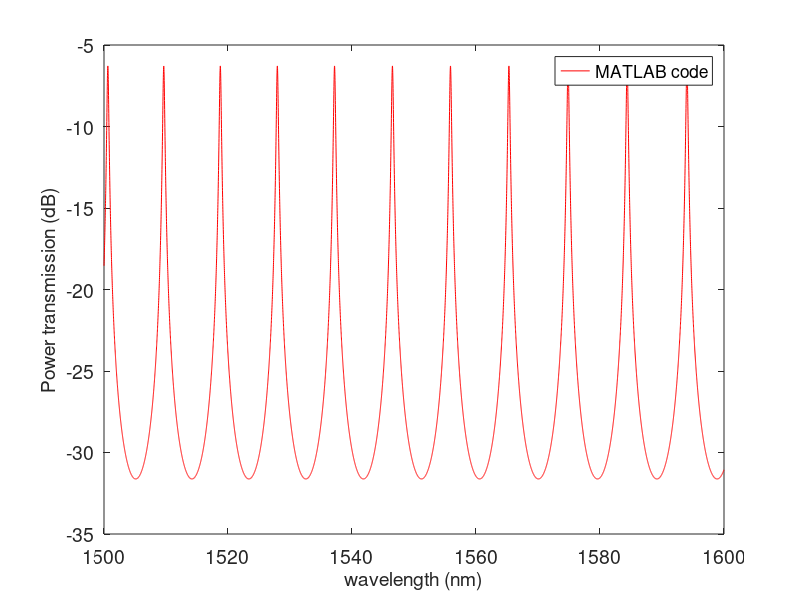

Source code (MATLAB): (Note: this script raises an error after producing the figure.)
% Microring resonator model using the transfer matrix method (TMM)
%
% by Wei Shi -- wei.j.shi@gmail.com
% created in 2012 and modified in May 2013
%
clear 
close all
%
lambda=(1500:0.01:1600)*1e-9;
%lambda=(1550:0.001:1552)*1e-9;
%
neff_data=[2.4992 2.4725 2.4449 2.4163, 2.3868];% calculated using MODE
lambda_data=[1500:25:1600]*1e-9;% wavelength points in the MODE simulation
% p = polyfit(lambda_data,neff_data,3);
% neff=p(1)*lambda.^3+p(2)*lambda.^2+p(3)*lambda+p(4);
neff=interp1(lambda_data,neff_data,lambda);
%plot(lambda*1e9, neff)

load('TMM_3DFDTD.mat');
load('TMM_MODE.mat');
% load('TMM_3DFDTD_normalized.mat');
% load('TMM_MODE_normalized.mat');

%
% Coupler 1
k1=0.223314129; % cross coupling coefficient from Lab 1
Tc1=0.974567596; % coupling loss from Lab 1
t1=sqrt(Tc1^2-k1^2); % straight-through coupling coefficient
C1=-1i/k1*[-t1, 1; -Tc1, t1]; % coupler matrix

%
%Coupler 2
k2=0.22314129; % cross coupling coefficient from Lab 1
Tc2=Tc1;
t2=sqrt(Tc2^2-k2^2);
C2=-1i/k2*[-t2, 1; -Tc2, t2];

%
% Ring cavity
R=9.75e-6; % radius
L_rt=2*pi*R; % roundtrip length
alpha=4; % loss in dB/cm
A=10^(-alpha*L_rt*100/10); % roundtrip loss
a=sqrt(A);
beta=neff*2*pi./lambda; % propogation constant

%
% % Coupler 2 redefined for critical coupling
% t2=t1/a;
% Tc2=Tc1;
% k2=sqrt(Tc2-t2^2);
% C2=-1i/k2*[-t2, 1; -Tc2, t2];
% %

Thru=zeros(1, length(lambda)); % through-port response
Drop=zeros(1, length(lambda)); % drop-port response
%

for ii=1:length(lambda)
    P=[0, sqrt(a)*exp(-1i*beta(ii)*L_rt/2);...
        1/(sqrt(a)*exp(-1i*beta(ii)*L_rt/2)), 0]; % ring cavity matrix
    H=C1*P*C2; % total transfer matrix
    Drop(ii)=abs(1/H(1,2))^2; % drop-port response
    Thru(ii)=abs(H(2,2)/H(1,2))^2; % through-port response
end

%-------------------------------------------------------------------------------------------------
figure (1); 
box on;
hold on

plot(lambda*1e9, 10*log10(Drop),'r');
legend('MATLAB code');

set(gca, 'Fontsize', 14, 'xlim', [min(lambda)*1e9 max(lambda)*1e9]);
xlabel('wavelength (nm)', 'Fontsize',14); ylabel('Power transmission (dB)', 'Fontsize', 14);

ax1 = gca; % current axes
ax1.XColor = 'k';
ax1.YColor = 'k';


ax1_pos = ax1.Position; % position of first axes
ax2 = axes('Position',ax1_pos,...
    'XAxisLocation','top',...
    'Fontsize', 14,...
    'YAxisLocation','right',...
    'Color','none');
xlabel('wavelength (nm)', 'Fontsize',14); ylabel('Power transmission (dB)', 'Fontsize', 14);

hold on

plot(lambda_MODE*1e9, Tdrop_MODE,'b');
plot(lambda_3DFDTD*1e9, Tdrop_3DFDTD,'g');

legend('MODE','FDTD');
title('Drop Port');

hold off

%--------------------------------------------------------------------------------------------------------

figure (2); 
box on;
hold on

plot(lambda*1e9, 10*log10(Thru),'r');
legend('MATLAB code');

set(gca, 'Fontsize', 14, 'xlim', [min(lambda)*1e9 max(lambda)*1e9]);
xlabel('wavelength (nm)', 'Fontsize',14); ylabel('Power transmission (dB)', 'Fontsize', 14);

ax1 = gca; % current axes
ax1.XColor = 'k';
ax1.YColor = 'k';


ax1_pos = ax1.Position; % position of first axes
ax2 = axes('Position',ax1_pos,...
    'XAxisLocation','top',...
    'Fontsize', 14,...
    'YAxisLocation','right',...
    'Color','none');
xlabel('wavelength (nm)', 'Fontsize',14); ylabel('Power transmission (dB)', 'Fontsize', 14);

hold on

plot(lambda_MODE*1e9, Tthrough_MODE,'b');
plot(lambda_3DFDTD*1e9, Tthrough_3DFDTD,'g');

legend('MODE','FDTD');
title('Through Port');

hold off

%--------------------------------------------------------------------------------------------------------
figure (3); 
box on;
hold on

plot(lambda*1e9, normalize((10*log10(Drop)),'r'),'r');
% legend();

set(gca, 'Fontsize', 14, 'xlim', [min(lambda)*1e9 max(lambda)*1e9]);
xlabel('wavelength (nm)', 'Fontsize',14); ylabel('Power transmission (dB)', 'Fontsize', 14);

% ax1 = gca; % current axes
% ax1.XColor = 'k';
% ax1.YColor = 'k';
% 
% 
% ax1_pos = ax1.Position; % position of first axes
% ax2 = axes('Position',ax1_pos,...
%     'XAxisLocation','top',...
%     'Fontsize', 14,...
%     'YAxisLocation','right',...
%     'Color','none');
% xlabel('wavelength (nm)', 'Fontsize',14); ylabel('Power transmission (dB)', 'Fontsize', 14);

hold on

plot(lambda_MODE*1e9, Tdrop_MODE,'b');
plot(lambda_3DFDTD*1e9, Tdrop_3DFDTD,'g');

legend('MATLAB code normalized','MODE','FDTD');
title('Drop Port');

hold off

%--------------------------------------------------------------------------------------------------------

figure (4); 
box on;
hold on

plot(lambda*1e9, normalize((10*log10(Thru)),'r'),'r');

% legend('MATLAB code');
set(gca, 'Fontsize', 14, 'xlim', [min(lambda)*1e9 max(lambda)*1e9]);
xlabel('wavelength (nm)', 'Fontsize',14); ylabel('Power transmission (dB)', 'Fontsize', 14);

% ax1 = gca; % current axes
% ax1.XColor = 'k';
% ax1.YColor = 'k';
% 
% 
% ax1_pos = ax1.Position; % position of first axes
% ax2 = axes('Position',ax1_pos,...
%     'XAxisLocation','top',...
%     'Fontsize', 14,...
%     'YAxisLocation','right',...
%     'Color','none');
% xlabel('wavelength (nm)', 'Fontsize',14); ylabel('Power transmission (dB)', 'Fontsize', 14);

hold on

plot(lambda_MODE*1e9, Tthrough_MODE,'b');
plot(lambda_3DFDTD*1e9, Tthrough_3DFDTD,'g');

legend('MATLAB code normalized','MODE','FDTD');
title('Through Port');

hold off

%--------------------------------------------------------------------------------------------------------